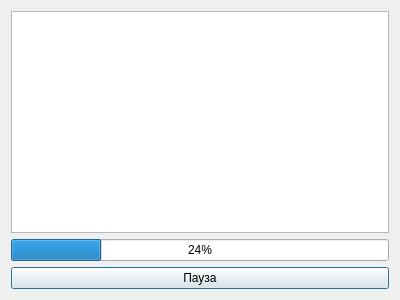
<?xml version="1.0" encoding="UTF-8"?>
<ui version="4.0">
 <class>ProgramProcessingDialog</class>
 <widget class="QDialog" name="ProgramProcessingDialog">
  <property name="geometry">
   <rect>
    <x>0</x>
    <y>0</y>
    <width>400</width>
    <height>300</height>
   </rect>
  </property>
  <property name="windowTitle">
   <string>Выполнение УП</string>
  </property>
  <layout class="QVBoxLayout" name="verticalLayout">
   <item>
    <widget class="QPlainTextEdit" name="messagesTextEdit">
     <property name="readOnly">
      <bool>true</bool>
     </property>
    </widget>
   </item>
   <item>
    <widget class="QProgressBar" name="programProcessingProgressBar">
     <property name="value">
      <number>24</number>
     </property>
    </widget>
   </item>
   <item>
    <widget class="QPushButton" name="pausePushButton">
     <property name="text">
      <string>Пауза</string>
     </property>
     <property name="icon">
      <iconset resource="resources/images.qrc">
       <normaloff>:/aist/images/aist/pause.png</normaloff>:/aist/images/aist/pause.png</iconset>
     </property>
     <property name="iconSize">
      <size>
       <width>32</width>
       <height>32</height>
      </size>
     </property>
     <property name="shortcut">
      <string>Space</string>
     </property>
    </widget>
   </item>
  </layout>
 </widget>
 <resources>
  <include location="resources/images.qrc"/>
 </resources>
 <connections/>
</ui>
